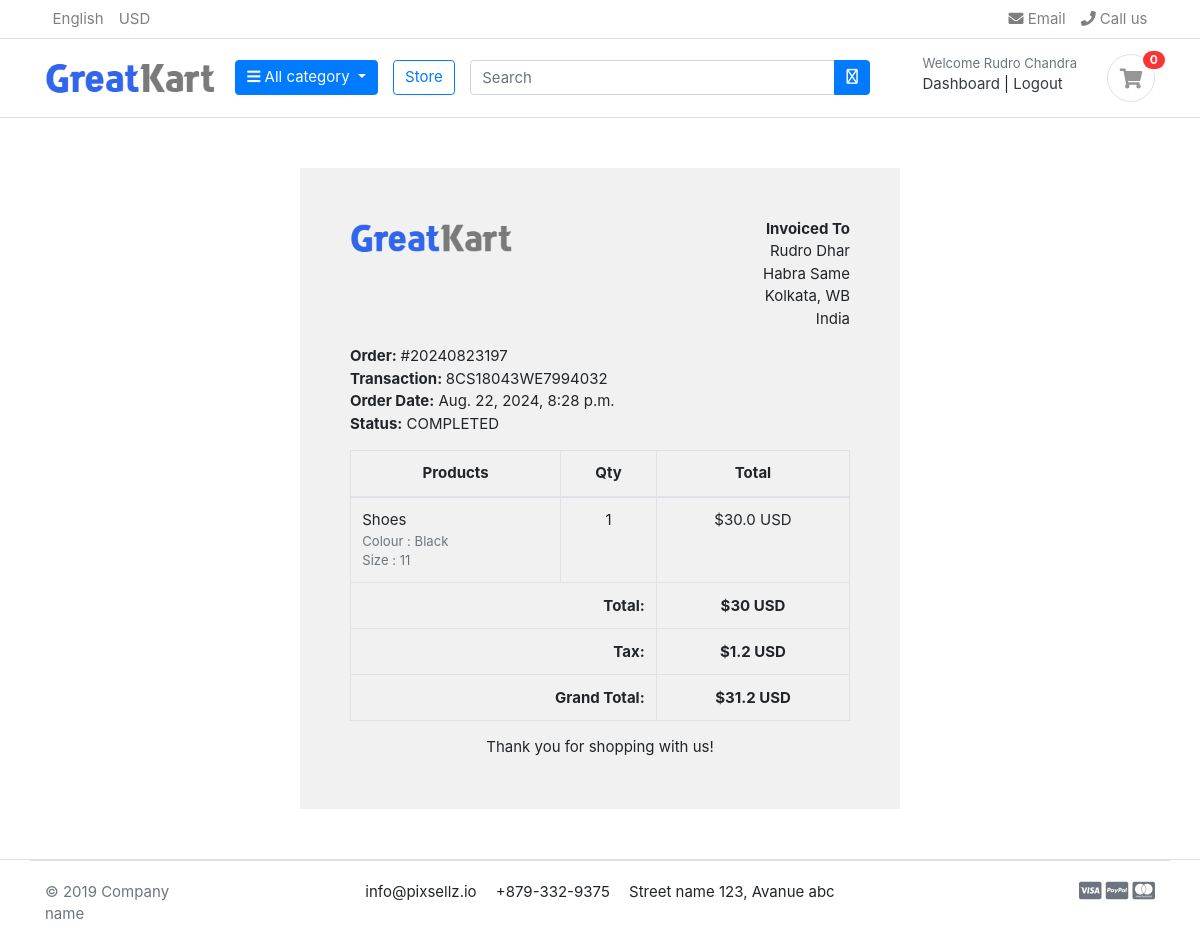
The app's page /account/order_detail/20240823197/ (signed in) with its own data.
### account/models.py (models this page shows, shortened)
class Account(AbstractBaseUser):
    first_name = models.CharField(max_length=50)
    last_name = models.CharField(max_length=50)
    username = models.CharField(max_length=20,unique= True)
    email = models.EmailField(max_length=100,unique=True)
    phone_number = models.CharField(max_length=100)
    date_join = models.DateTimeField(auto_now_add=True)
    last_login = models.DateTimeField(auto_now_add=True)
    is_admin = models.BooleanField(default=False)
    is_staff = models.BooleanField(default=False)
    is_active = models.BooleanField(default=False)
    is_superadmin = models.BooleanField(default= False)
    USERNAME_FIELD = 'email'
    REQUIRED_FIELDS = ['username','first_name','last_name',]
    objects = MyAccountManager()

### orders/models.py (models this page shows, shortened)
class Order(models.Model):
    STATUS = {
        ('New', 'New'),
        ('Accepted', 'Accepted'),
        ('Completed', 'Completed'),
        ('Cancelled', 'Cancelled'),
    }
    user = models.ForeignKey(Account, on_delete=models.SET_NULL, null=True)
    payment = models.ForeignKey(Payment, on_delete=models.SET_NULL, blank= True, null=True)
    order_number = models.CharField(max_length=20)
    first_name = models.CharField(max_length=50)
    last_name = models.CharField(max_length=50)
    phone = models.CharField(max_length=15)
    email = models.EmailField(max_length=50)
    address_line_1 = models.CharField(max_length=50)
    address_line_2 = models.CharField(max_length=50, blank=True)
    country = models.CharField(max_length=50)
    state = models.CharField(max_length=50)
    city = models.CharField(max_length=50)
    order_note = models.CharField(max_length=100, blank=True)
    order_total = models.FloatField()
    tax = models.FloatField()
    status = models.CharField(max_length=10, choices=STATUS, default='New')
    ip = models.CharField(max_length=20, blank=True)
    is_ordered = models.BooleanField(default=False)
    created_at = models.DateTimeField(auto_now_add=True)
    updated_at = models.DateTimeField(auto_now=True)
    def full_name(self):
        return f'{self.first_name} {self.last_name}'
    def full_address(self):
        return f'{self.address_line_1} {self. address_line_2}'

class Payment(models.Model):
    user = models.ForeignKey(Account, on_delete=models.CASCADE)
    payment_id = models.CharField(max_length=100)
    payment_method = models.CharField(max_length=100)
    amount_paid = models.CharField(max_length=100)
    status = models.CharField(max_length=100)
    created_at = models.DateTimeField(auto_now_add=True)

class OrderProduct(models.Model):
    order = models.ForeignKey(Order, on_delete=models.CASCADE)
    payment = models.ForeignKey(Payment, on_delete=models.SET_NULL, blank= True, null=True)
    user = models.ForeignKey(Account, on_delete=models.CASCADE)
    product = models.ForeignKey(Product, on_delete=models.CASCADE)
    variations = models.ManyToManyField(Variation,blank=True)
    quantity = models.IntegerField()
    product_price = models.FloatField()
    ordered = models.BooleanField(default=False)
    created_at = models.DateTimeField(auto_now_add=True)
    updated_at = models.DateTimeField(auto_now=True)

### store/models.py (models this page shows, shortened)
class Product(models.Model):
    product_name = models.CharField(max_length=200, unique=True)
    slug = models.SlugField(max_length=200, unique=True)
    description = models.TextField(max_length=500, blank=True)
    price = models.IntegerField()
    image = models.ImageField(upload_to='photos/product')
    stock = models.IntegerField()
    is_avilable = models.BooleanField(default=True)
    category = models.ForeignKey(Category, on_delete=models.CASCADE)
    created_date = models.DateTimeField(auto_now_add= True)
    modified_date = models.DateTimeField(auto_now=True)

class Variation(models.Model):
    product = models.ForeignKey(Product, on_delete=models.CASCADE)
    variation_category = models.CharField(max_length=100, choices=variation_category_choice)
    variation_value = models.CharField(max_length=100)
    is_active = models.BooleanField(default=True)
    creted_date = models.DateTimeField(auto_now=True)
    objects = VariationManager()

### account/views.py (the view)
# urls.py: path('order_detail/<int:order_id>/', views.order_detail, name="order_detail"),
@login_required(login_url='login')
def order_detail(request,order_id):
    order_detail = OrderProduct.objects.filter(order__order_number = order_id)
    order = Order.objects.get(order_number = order_id)
    total = 0
    for i in order_detail:
        total += i.product.price * i.quantity
    context = {
        'order_detail': order_detail,
        'order': order,
        'total': total,
    }
    return render(request, 'account/order_detail.html', context)

### carts/context_processors.py (called while the page is built)
def counter(request):
    cart_count = 0
    if 'admin' in request.path:
        return()
    else:
        try:
            cart = Cart.objects.filter(cart_id = _cart_id(request))
            if request.user.is_authenticated:
                cart_items = CartItem.objects.filter(user=request.user)
            else:
                cart_items = CartItem.objects.filter(cart=cart[:1])
            for cart_item in cart_items:
                cart_count += cart_item.quantity
        except Cart.DoesNotExist:
            cart_count = 0
    return dict(cart_count=cart_count)

### carts/views.py (called while the page is built)
def _cart_id(request):
    cart = request.session.session_key
    if not cart:
        cart = request.session.create()
    return cart

### category/context_processors.py (called while the page is built)
def menu_links(request):
    links = Category.objects.all()
    return dict(links=links)

### category/models.py (called while the page is built)
    def get_url(self):
        return reverse('products_by_category', args=[self.slug])

### templates/account/order_detail.html
{% extends "base.html" %}
{% load static %}
{% block content %}
<div class="container" style="margin: 0 auto;width: 50%;padding: 50px;background: #f1f1f1;margin-top: 50px;margin-bottom: 50px;">
    <div class="row invoice row-printable">
        <div class="col-md-12">
            <div class="panel panel-default plain" id="dash_0">
                <div class="panel-body p30">
                    <div class="row">
                        <div class="col-lg-6">
                            <div class="invoice-logo"><img src={% static "/images/logo.png"%} alt="Invoice logo" style="max-height: 40px;"></div>
                        </div>
                        <div class="col-lg-6">
                            <div class="invoice-from">
                                <ul class="list-unstyled text-right">
                                    <li><strong>Invoiced To</strong></li>
                                    <li>{{order.full_name}}</li>
                                    <li>{{order.full_address}}</li>
                                    <li>{{order.city}}, {{order.state}}</li>
                                    <li>{{order.country}}</li>
                                </ul>
                            </div>
                        </div>
                        <div class="col-lg-12">
                            <div class="invoice-details mt25">
                                <div class="well">
                                    <ul class="list-unstyled mb0">
                                        <li><strong>Order: </strong>#{{order.order_number}}</li>
                                        <li><strong>Transaction: </strong>{{order.payment.payment_id}}</li>
                                        <li><strong>Order Date:</strong> {{order.created_at}}</li>
                                        <li><strong>Status:</strong> {{order.payment.status}}</li>
                                    </ul>
                                </div>
                            </div>
                            <div class="invoice-items">
                                <div class="table-responsive" style="overflow: hidden; outline: none;" tabindex="0">
                                    <table class="table table-bordered">
                                        <thead>
                                            <tr>
                                                <th class="per70 text-center">Products</th>
                                                <th class="per5 text-center">Qty</th>
                                                <th class="per25 text-center">Total</th>
                                            </tr>
                                        </thead>
                                        <tbody>
                                            {% for item in order_detail  %}
                                                <tr>
                                                    <td>
                                                        {{item.product.product_name}}
                                                        <p class="text-muted small">
                                                        {% if item.variations.all %}
                                                            {% for i in item.variations.all %}
                                                            {{i.variation_category | capfirst}} : {{i.variation_value | capfirst}} <br>
                                                            {% endfor %}
                                                        {% endif %}
                                                        </p>
                                                    </td>
                                                    <td class="text-center">{{item.quantity}}</td>
                                                    <td class="text-center">${{item.product_price}} USD</td>
                                                </tr>
                                            {% endfor %}
                                        </tbody>
                                        <tfoot>
                                            <tr>
                                                <th colspan="2" class="text-right">Total:</th>
                                                <th class="text-center">${{total}} USD</th>
                                            </tr>
                                            <tr>
                                                <th colspan="2" class="text-right">Tax:</th>
                                                <th class="text-center">${{order.tax}} USD</th>
                                            </tr>
                                            <tr>
                                                <th colspan="2" class="text-right">Grand Total:</th>
                                                <th class="text-center">${{order.order_total}} USD</th>
                                            </tr>
                                        </tfoot>
                                    </table>
                                </div>
                            </div>
                            <div class="invoice-footer mt25">
                                <p class="text-center">Thank you for shopping with us!</p>
                            </div>
                        </div>
                    </div>
                </div>
            </div>
        </div>
    </div>
    </div>
{% endblock content %}

### templates/partials/_header.html (shortened to what this page needs)
{% load static %}
<header class="section-header">
	<nav class="navbar p-md-0 navbar-expand-sm navbar-light border-bottom">
	<div class="container">
	  <div class="collapse navbar-collapse" id="navbarTop4">
		<ul class="navbar-nav mr-auto">
			<li class="nav-item dropdown">
				 <a href="#" class="nav-link"> English </a>
			</li>
			<li class="nav-item dropdown">
				<a href="#" class="nav-link"> USD </a>
			</li>
		</ul>
		<ul class="navbar-nav">
			<li><a href="#" class="nav-link"> <i class="fa fa-envelope"></i> Email </a></li>
			<li><a href="#" class="nav-link"> <i class="fa fa-phone"></i> Call us </a></li>
		</ul>
	  </div>
	</div>
	</nav>
	<section class="header-main border-bottom">
		<div class="container">
	<div class="row align-items-center">
		<div class="col-lg-2 col-md-3 col-6">
			<a href="{% url "home" %}" class="brand-wrap">
				<img class="logo" src="{% static "images/logo.png" %}">
			</a>
		</div>
		<div class="col-lg col-sm col-md col-6 flex-grow-0">
			<div class="dropdown category-wrap d-inline-block float-right">
				<button type="button" class="btn btn-primary dropdown-toggle" data-toggle="dropdown">
					<i class="fa fa-bars"></i> All category
				</button>
			</div>
		</div>
		<a href="{% url "store" %}" class="btn btn-outline-primary">Store</a>
		<div class="col-lg  col-md-6 col-sm-12 col">
			<form action="{% url "search" %}" class="search" method="GET">
				<div class="input-group w-100">
					<input type="text" class="form-control" style="width:60%;" placeholder="Search" name="keyword">
					<div class="input-group-append">
					  <button class="btn btn-primary" type="submit">
						<i class="fa-regular fa-magnifying-glass"></i>
					  </button>
					</div>
				</div>
			</form>
		</div>
		<div class="col-lg-3 col-sm-6 col-8 order-2 order-lg-3">
					<div class="d-flex justify-content-end mb-3 mb-lg-0">
						{% if user.id is None %}
						<div class="widget-header">
							<small class="title text-muted">Welcome guest!</small>
							<div>
								<a href="{% url "login" %}">Sign in</a> <span class="dark-transp"> | </span>
								<a href="{% url "register" %}"> Register</a>
							</div>
						</div>
						{% else %}
						<div class="widget-header">
							<small class="title text-muted">Welcome {{user.first_name}}</small>
							<div>
								<a href="{% url "dashboard" %}">Dashboard</a> <span class="dark-transp"> | </span>
								<a href="{% url "logout" %}"> Logout </a>
							</div>
						</div>
						{% endif %}
						<a href="{% url "cart" %}" class="widget-header pl-3 ml-3">
							<div class="icon icon-sm rounded-circle border"><i class="fa fa-shopping-cart"></i></div>
							<span class="badge badge-pill badge-danger notify">{{cart_count}}</span>
						</a>
					</div>
				</div>
	</div>
		</div>
	</section>
	</header>

### static/css/ui.css (style rules this page uses)
html { font-family: "Inter", sans-serif; font-size: 15px; }
.icon-xs, .icon-sm, .icon-md, .icon-lg { display: inline-block; text-align: center; flex-shrink: 0; flex-grow: 0; }
.icon-sm { width: 48px; height: 48px; line-height: 48px !important; font-size: 20px; }
p:last-child { margin-bottom: 0; }
.header-main { position: relative; padding-top: 1rem; padding-bottom: 1rem; }
.brand-wrap .logo, .navbar-brand .logo { margin-right: 7px; max-height: 42px; display: inline-block; }
.widget-header { display: inline-block; vertical-align: middle; position: relative; }
.widget-header a { color: #343a40; }
.widget-header i { color: #969696; }
.widget-header .title { display: block; }
.widget-header .notify { position: absolute; top: -3px; right: -10px; }
[class*=list-] li:after { visibility: hidden; display: block; content: ""; overflow: hidden; height: 0; clear: both; }
.notify { position: absolute; top: -4px; right: -10px; display: inline-block; padding: 0.25em 0.6em; font-size: 12px; line-height: 1; text-align: center; border-radius: 3rem; color: #fff; background-color: #fa3434; }

### records on screen
Account: first_name "Rudro Chandra"
Order: full_name "Rudro Dhar", full_address "Habra Same", city "Kolkata", state "WB", country "India", order_number "20240823197", payment.payment_id "8CS18043WE7994032", created_at "Aug. 22, 2024, 8:28 p.m.", payment.status "COMPLETED", tax "1.2", order_total "31.2"
OrderProduct: product.product_name "Shoes", quantity "1", product_price "30.0"
Variation: variation_category "Colour", variation_value "Black"
Variation: variation_category "Size", variation_value "11"

### other values on screen
{{ cart_count }} "0"
{{ total }} "30"
